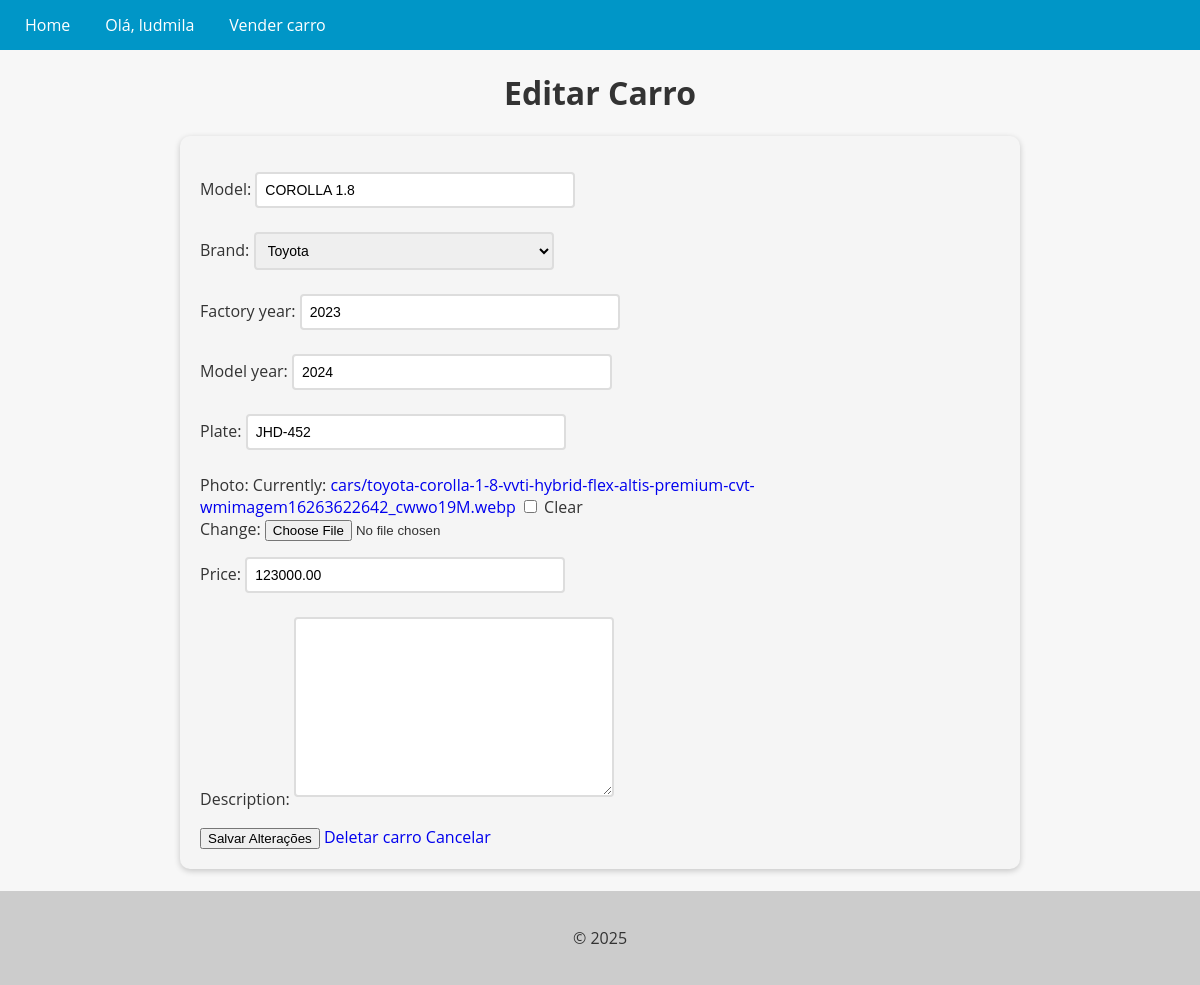
The page /cars/update/7 (signed in) on the database as committed earlier.
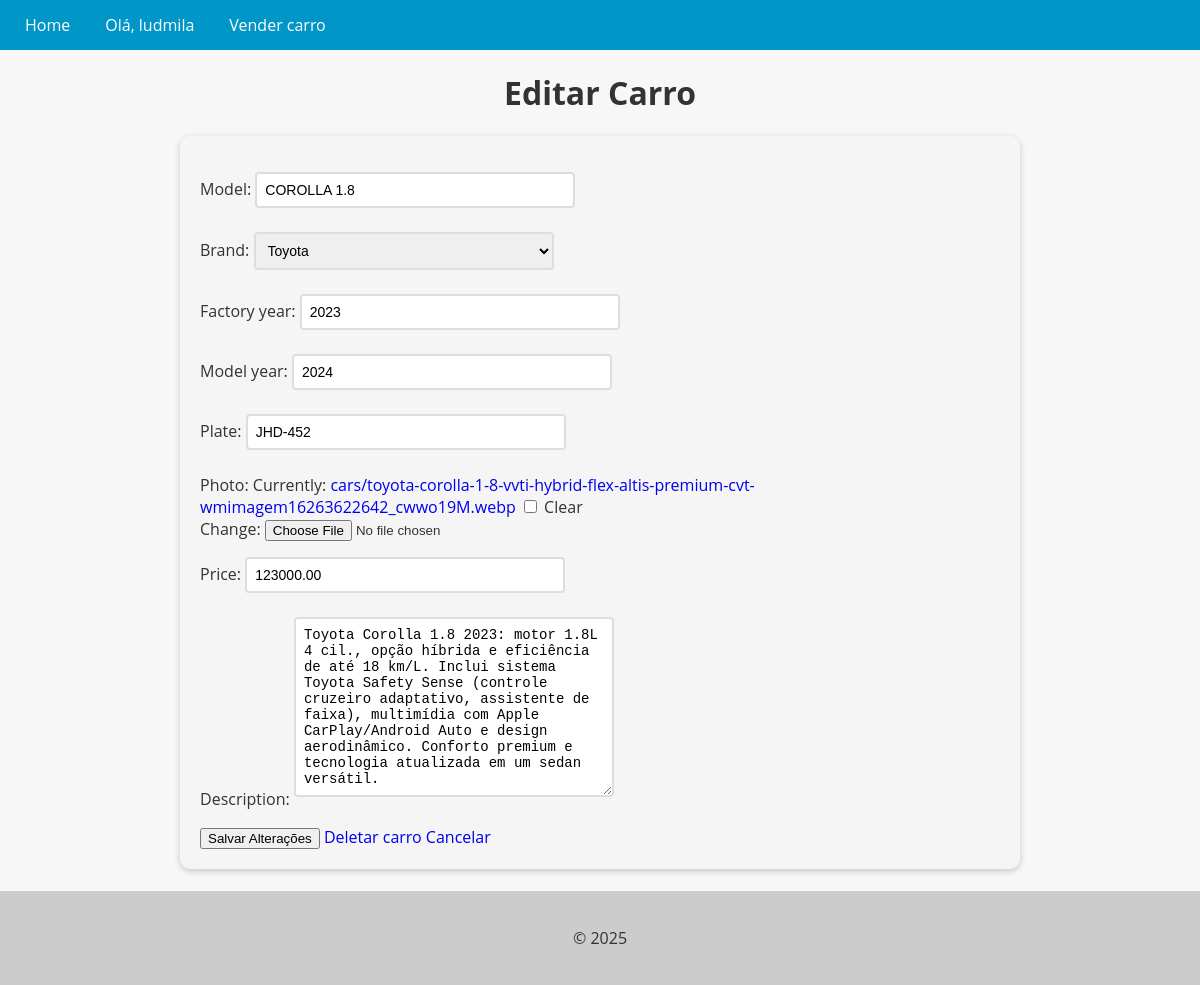
The same page on the database as committed later.
### cars/models.py (models this page shows, shortened)
class Car(models.Model):
    id = models.AutoField(primary_key=True)
    model = models.CharField(max_length=100)
    brand = models.ForeignKey(Brand, on_delete=models.PROTECT, related_name = 'car_brand')
    factory_year = models.IntegerField(
        validators = [
            MinValueValidator(1886),
            MaxValueValidator(datetime.datetime.now().year)
        ]
    )
    model_year = models.IntegerField(
        validators = [
            MinValueValidator(1886),
            MaxValueValidator(datetime.datetime.now().year)
        ]
    )
    plate = models.CharField(max_length=100, blank=True, null=True)
    photo = models.ImageField(upload_to='cars/', blank=True, null=True, default='cars/no_photo.jpg')
    price = models.DecimalField(
        max_digits=10,
        decimal_places=2
    )
    description = models.TextField(blank=True)

### cars/views.py (the view, shortened to what this page needs)
# urls.py: path('cars/update/<int:pk>', CarUpdateView.as_view(), name='update_car'),
@method_decorator(login_required(login_url='login'), name='dispatch')
class CarUpdateView(UpdateView):
    model = Car
    form_class = CarForm
    template_name = 'update_car.html'

### cars/forms.py (shortened to what this page needs)
class CarForm(forms.ModelForm):
    class Meta:
        model = Car
        fields = '__all__'

### cars/models.py (called while the page is built)
    def __str__(self):
        return self.name

### cars/templates/update_car.html (shortened to what this page needs)
{% extends 'base.html' %}
{% block content %}
<h1 style="text-align: center;">
    Editar Carro
</h1>
<form method="post" enctype="multipart/form-data">
    {{ form.as_p }}
    <button type="submit">Salvar Alterações</button>
    <a href="{% url 'delete_car' pk=object.pk %}">Deletar carro</a>
    <a href="{% url 'cars_list' %}">Cancelar</a>
</form>
<br>
{% endblock %}

Rows that differ between the two databases and show on the page:
changed Car "COROLLA 1.8": description (not shown) → "Toyota Corolla 1.8 2023: motor 1.8L 4 cil., opção híbrida e eficiência de até 18 km/L. Inclui sistema Toyota Safety Sense (controle cruzeiro adaptativo, assistente de faixa), multimídia com Apple CarPlay/Android Auto e design aerodinâmico. Conforto premium e tecnologia atualizada em um sedan versátil."
